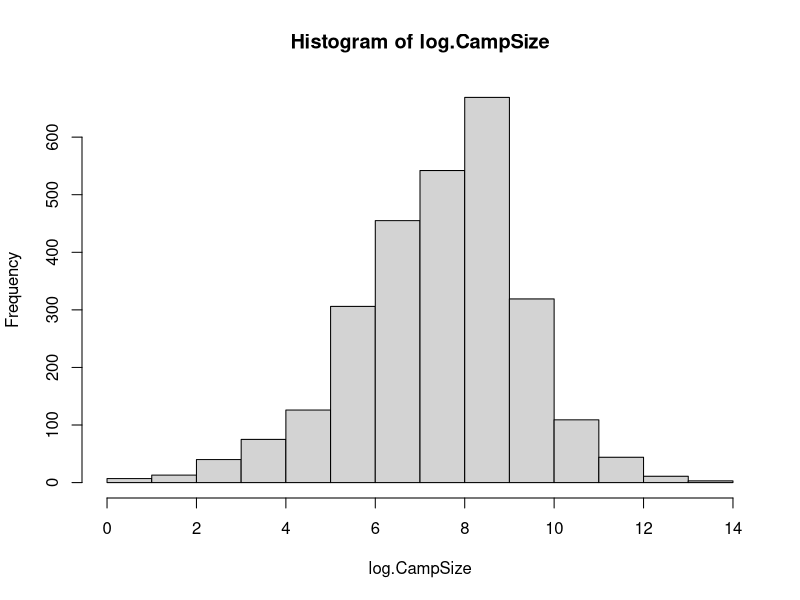
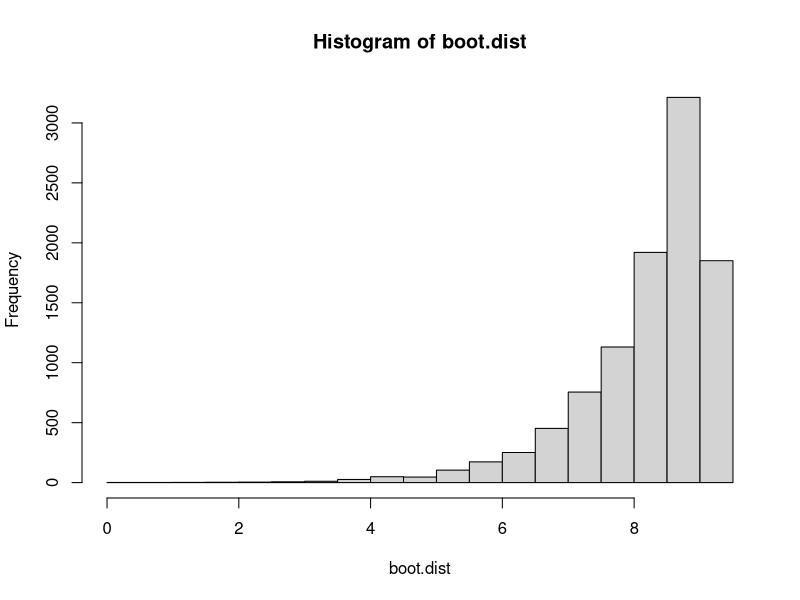
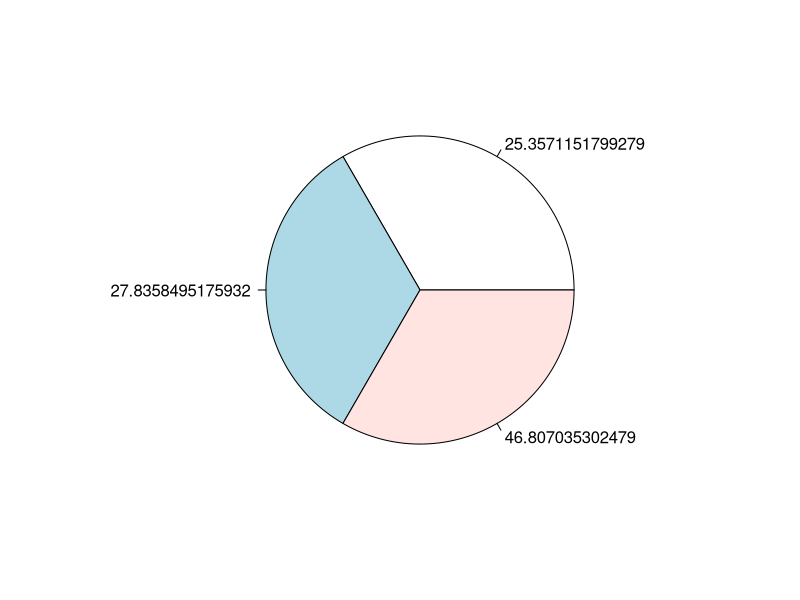

The R source for these figures, in order:
## ---- chunk 1
#load the data from csv
foxData = read.csv("FlyingFoxMonitoring.csv",header = TRUE)

#converting factor to integer
blkFox <- suppressWarnings(c(as.numeric(as.character(foxData$BlackFlyingFox.Count))))
redFox<- suppressWarnings(c(as.numeric(as.character(foxData$LittleRedFlyingFox.Count))))
greyFox<- suppressWarnings(c(as.numeric(as.character(foxData$GreyHeadedFlyingFox.Count))))
totalFox <- suppressWarnings(c(as.numeric(as.character(foxData$TotalSpecies.Count))))
camp <- (as.character(foxData$Camp))

#remove rows where variable FlyingFoxesAbsent does not match the total count being zero or not.

idHasFox=which(foxData$FlyingFoxesAbsent!=TRUE)
idHasNoFox=which(suppressWarnings(c(as.numeric(as.character(foxData$TotalSpecies.Count))))!=0)
illogicalFox=setdiff(idHasFox,idHasNoFox)

blkFox=blkFox[-illogicalFox]
redFox=redFox[-illogicalFox]
greyFox=greyFox[-illogicalFox]
totalFox=totalFox[-illogicalFox]
camp=camp[-illogicalFox]
##removing data with NA

#make a vector of the rows which have missing data
idNA=c(which(is.na(blkFox)),which(is.na(redFox)),which(is.na(greyFox)),which(is.na(totalFox)),which(is.na(camp)))
paste(length(idNA),"cases have NAs")

#remove those rows
blkFox=blkFox[-idNA]
redFox=redFox[-idNA]
greyFox=greyFox[-idNA]
totalFox=totalFox[-idNA]
camp=camp[-idNA]


#calculate totals based on each species
myTotal = blkFox+redFox+greyFox
diffTotals = totalFox-myTotal

#make a vector where if the difference between the actual total and the sum of each species doesn't match the value is NA and if it does it's "good"
idBadMath=ifelse(diffTotals!=0,NA,"good")
paste(sum(is.na(idBadMath)),"rows have totals that dont match the sum of each species")
#making a vecor of the NAs (which are actually the rows with bad maths)
idBadMath=which(is.na(idBadMath))



#removing the rows that have bad maths
blkFox=blkFox[-idBadMath]
redFox=redFox[-idBadMath]
greyFox=greyFox[-idBadMath]
totalFox=totalFox[-idBadMath]
camp=camp[-idBadMath]




## ---- chunk 2
##natural logarithm of the total species count per camp
foxyCamps=which(foxData$FlyingFoxesAbsent!=TRUE)
foxyCamps=totalFox[foxyCamps]
log.CampSize=log(foxyCamps)
#paste(totalFox,logCampSize)
#logCampSize
foxyCamps.length=length(foxyCamps)

##histogram of camp size logarithm
hist(log.CampSize)
## ---- chunk 3

##boot strap of mean camp size logarithm
##Generating a Bootstrap Distribution
b = 10000
boot.dist = rep(NA, b)
for (i in 1:b) {
boot.sample = sample(b, replace=TRUE)
boot.dist=log(boot.sample)
boot.dist[i]=mean(boot.dist)
sd(boot.dist)
}
hist(boot.dist)

## ---- chunk 4


#proportion for whole species
blk=sum(blkFox)
red=sum(redFox)
grey=sum(greyFox)
foxProp=c(blk,red,grey)/sum(totalFox)*100

pie(table(foxProp))

## ---- chunk 5
